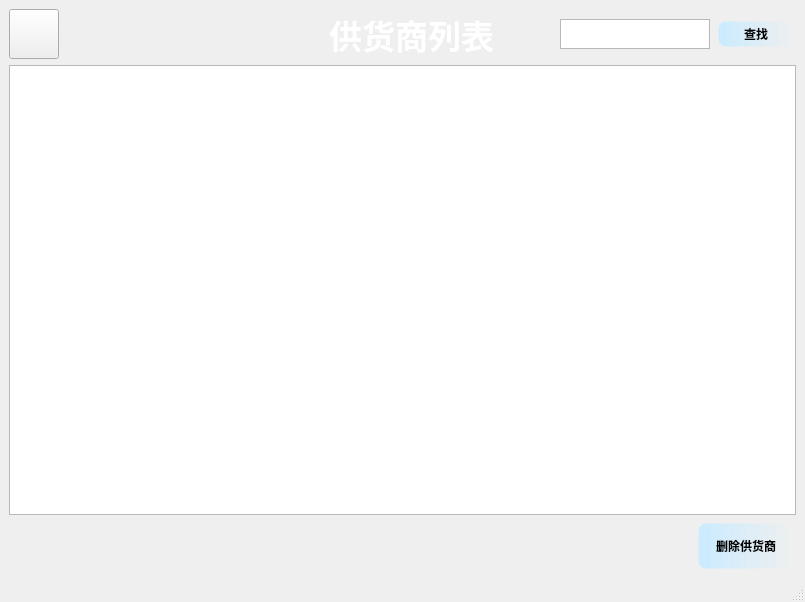
<?xml version="1.0" encoding="UTF-8"?>
<ui version="4.0">
 <class>friend_list</class>
 <widget class="QMainWindow" name="friend_list">
  <property name="geometry">
   <rect>
    <x>0</x>
    <y>0</y>
    <width>805</width>
    <height>580</height>
   </rect>
  </property>
  <property name="windowTitle">
   <string>MainWindow</string>
  </property>
  <property name="styleSheet">
   <string notr="true">QMainWindow{
	
	
	border-image: url(:/new/prefix1/b4.jpg);
}</string>
  </property>
  <widget class="QWidget" name="centralwidget">
   <layout class="QGridLayout" name="gridLayout">
    <item row="3" column="0" alignment="Qt::AlignRight">
     <widget class="QPushButton" name="pushButton">
      <property name="minimumSize">
       <size>
        <width>100</width>
        <height>50</height>
       </size>
      </property>
      <property name="font">
       <font>
        <weight>75</weight>
        <bold>true</bold>
       </font>
      </property>
      <property name="styleSheet">
       <string notr="true">

QPushButton{
	
	

	
	
	
	
	
	background-color: qlineargradient(spread:pad, x1:0, y1:0, x2:1, y2:0, stop:0 rgba(202, 235, 255, 255), stop:1 rgba(255, 255, 255,0));
border:5px solid #00000000;
border-radius: 10px;   
	
	
}
QPushButton:hover{
	
	
background-color: qlineargradient(spread:pad, x1:0, y1:0, x2:1, y2:0, stop:0 rgba(255, 214, 48, 255), stop:1 rgba(213, 213, 213,0));

}

QPushButton:pressed{
	
background-color: qlineargradient(spread:pad, x1:0, y1:0, x2:1, y2:0, stop:0 rgba(
48, 131, 255, 255), stop:1 rgba(158, 158, 158,0));
}</string>
      </property>
      <property name="text">
       <string>删除供货商</string>
      </property>
     </widget>
    </item>
    <item row="0" column="0">
     <layout class="QHBoxLayout" name="horizontalLayout_2">
      <item>
       <widget class="QPushButton" name="pushButton_2">
        <property name="minimumSize">
         <size>
          <width>50</width>
          <height>50</height>
         </size>
        </property>
        <property name="maximumSize">
         <size>
          <width>100</width>
          <height>100</height>
         </size>
        </property>
        <property name="styleSheet">
         <string notr="true">border-image: url(:/new/prefix1/back.png);</string>
        </property>
        <property name="text">
         <string/>
        </property>
       </widget>
      </item>
      <item>
       <spacer name="horizontalSpacer_2">
        <property name="orientation">
         <enum>Qt::Horizontal</enum>
        </property>
        <property name="sizeHint" stdset="0">
         <size>
          <width>40</width>
          <height>20</height>
         </size>
        </property>
       </spacer>
      </item>
      <item>
       <widget class="QLabel" name="label">
        <property name="font">
         <font>
          <family>Microsoft YaHei UI</family>
          <pointsize>25</pointsize>
          <weight>75</weight>
          <bold>true</bold>
         </font>
        </property>
        <property name="styleSheet">
         <string notr="true">color: rgb(255, 255, 255);</string>
        </property>
        <property name="text">
         <string>供货商列表</string>
        </property>
       </widget>
      </item>
      <item>
       <layout class="QHBoxLayout" name="horizontalLayout">
        <item>
         <spacer name="horizontalSpacer">
          <property name="orientation">
           <enum>Qt::Horizontal</enum>
          </property>
          <property name="sizeHint" stdset="0">
           <size>
            <width>60</width>
            <height>20</height>
           </size>
          </property>
         </spacer>
        </item>
        <item>
         <widget class="QTextEdit" name="textEdit">
          <property name="maximumSize">
           <size>
            <width>150</width>
            <height>30</height>
           </size>
          </property>
         </widget>
        </item>
        <item>
         <widget class="QPushButton" name="pushButton_3">
          <property name="minimumSize">
           <size>
            <width>80</width>
            <height>30</height>
           </size>
          </property>
          <property name="font">
           <font>
            <weight>75</weight>
            <bold>true</bold>
           </font>
          </property>
          <property name="styleSheet">
           <string notr="true">

QPushButton{
	
	

	
	
	
	
	
	background-color: qlineargradient(spread:pad, x1:0, y1:0, x2:1, y2:0, stop:0 rgba(202, 235, 255, 255), stop:1 rgba(255, 255, 255,0));
border:5px solid #00000000;
border-radius: 10px;   
	
	
}
QPushButton:hover{
	
	
background-color: qlineargradient(spread:pad, x1:0, y1:0, x2:1, y2:0, stop:0 rgba(255, 214, 48, 255), stop:1 rgba(213, 213, 213,0));

}

QPushButton:pressed{
	
background-color: qlineargradient(spread:pad, x1:0, y1:0, x2:1, y2:0, stop:0 rgba(
48, 131, 255, 255), stop:1 rgba(158, 158, 158,0));
}</string>
          </property>
          <property name="text">
           <string>查找</string>
          </property>
         </widget>
        </item>
       </layout>
      </item>
     </layout>
    </item>
    <item row="2" column="0">
     <widget class="QListView" name="listView">
      <property name="minimumSize">
       <size>
        <width>0</width>
        <height>450</height>
       </size>
      </property>
      <property name="font">
       <font>
        <pointsize>13</pointsize>
       </font>
      </property>
     </widget>
    </item>
    <item row="1" column="0">
     <spacer name="verticalSpacer">
      <property name="orientation">
       <enum>Qt::Vertical</enum>
      </property>
      <property name="sizeHint" stdset="0">
       <size>
        <width>20</width>
        <height>40</height>
       </size>
      </property>
     </spacer>
    </item>
   </layout>
  </widget>
  <widget class="QMenuBar" name="menubar">
   <property name="geometry">
    <rect>
     <x>0</x>
     <y>0</y>
     <width>805</width>
     <height>23</height>
    </rect>
   </property>
  </widget>
  <widget class="QStatusBar" name="statusbar"/>
 </widget>
 <resources/>
 <connections/>
</ui>
